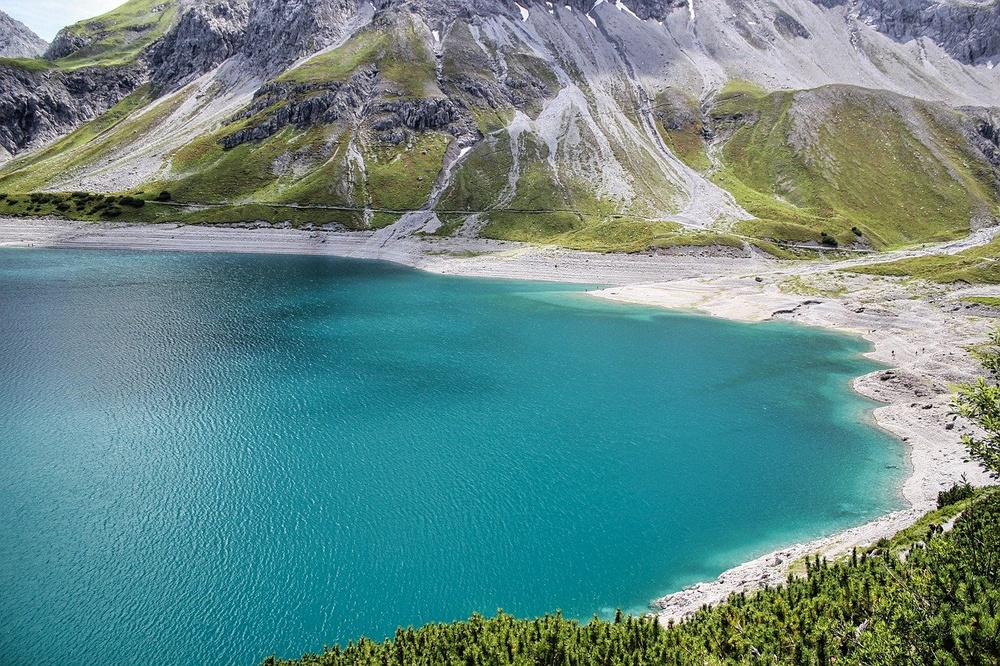
#> input picture lake.jpg, 1000 x 666 px, shrunk from 1280 x 853 before the run
$ python f.py
#> lines starting #> are read from the running program, lines starting #| are printed output that depends on the picture
import numpy as np
import cv2
from matplotlib import pyplot as plt
from matplotlib import image as mpimg
from scipy.ndimage import convolve

lake = mpimg.imread('lake.jpg')
#> lake is the input picture: shape (666, 1000, 3); mean R, G, B 100.1, 137.7, 135.2

vectorized = lake.reshape((-1, 3))
vectorized = np.float32(vectorized)

term_criteria = (cv2.TERM_CRITERIA_EPS + cv2.TERM_CRITERIA_MAX_ITER, 10, 1.0)

#3
_3, label3, center3 = cv2.kmeans(vectorized, 3, bestLabels=None,
criteria=term_criteria, attempts=10, flags=0)
#> center3 = [[88.71, 94.02, 70.72], [173.9, 180.1, 177.2], [48.12, 133.5, 145.4]]

result3 = np.uint8(center3)[label3.flatten()]
result3 = result3.reshape((lake.shape))
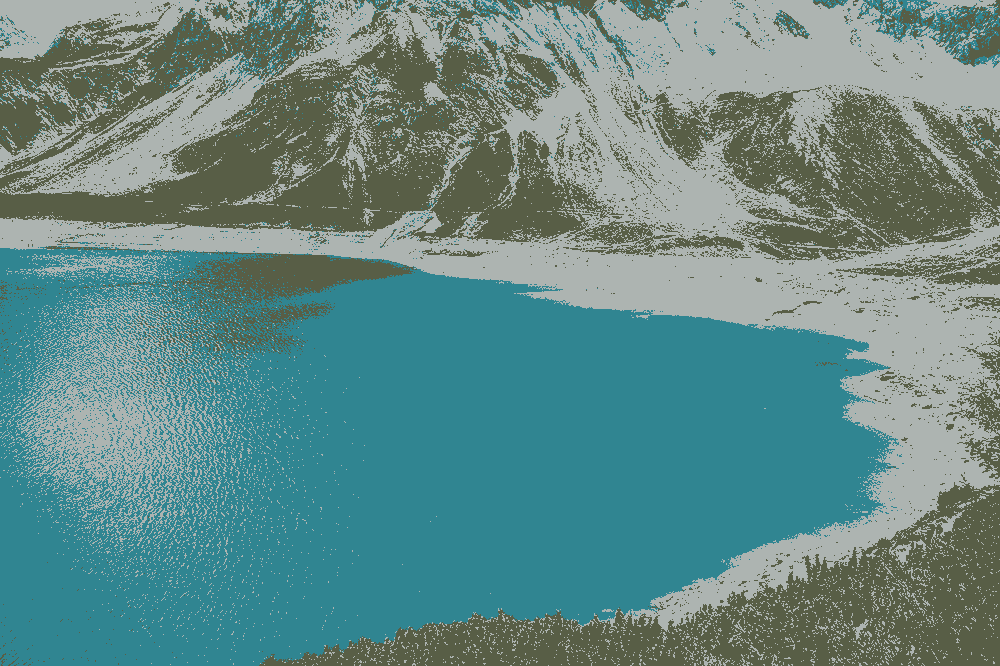
#> result3: shape (666, 1000, 3); mean R, G, B 99.6, 137.5, 134.7

#5
_5, label5, center5 = cv2.kmeans(vectorized, 5, bestLabels=None,
criteria=term_criteria, attempts=10, flags=0)
#> center5 = [[53.01, 61.93, 44.3], [206.4, 204.8, 204.9], [136.6, 158.1, 160.1], [116.2, 120.1, 95.41], [37.09, 132, 143.6]]

result5 = np.uint8(center5)[label5.flatten()]
result5 = result5.reshape((lake.shape))
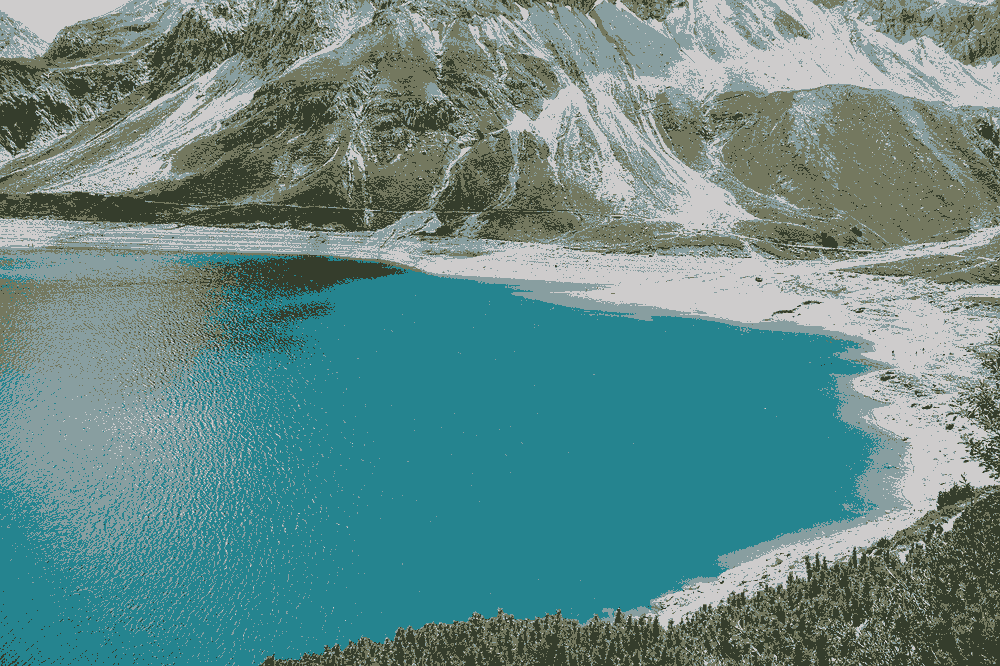
#> result5: shape (666, 1000, 3); mean R, G, B 99.9, 137.5, 134.7

#7
_7, label7, center7 = cv2.kmeans(vectorized, 7, bestLabels=None,
criteria=term_criteria, attempts=10, flags=0)
#> center7 = [[100.9, 146.9, 159.4], [132.8, 134.1, 98.31], [37.55, 45.08, 25.59], [32.89, 130.8, 142.6], [165.1, 170, 167.5], [83.36, 91.57, 77.4], [214.4, 212, 212.7]]

result7 = np.uint8(center7)[label7.flatten()]
result7 = result7.reshape((lake.shape))
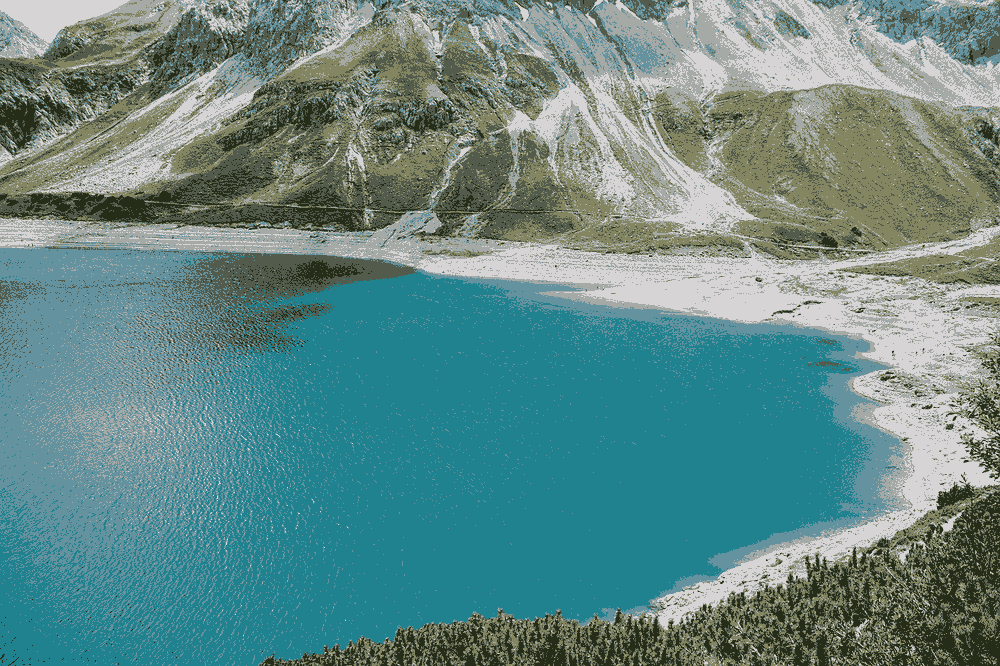
#> result7: shape (666, 1000, 3); mean R, G, B 99.5, 137.3, 134.6

plt.imsave('exercise-6-3.jpg', result3)
plt.imsave('exercise-6-5.jpg', result5)
plt.imsave('exercise-6-7.jpg', result7)

plt.imshow(result7)
plt.show()

$ run again, with rose-piano.jpg copied over lake.jpg
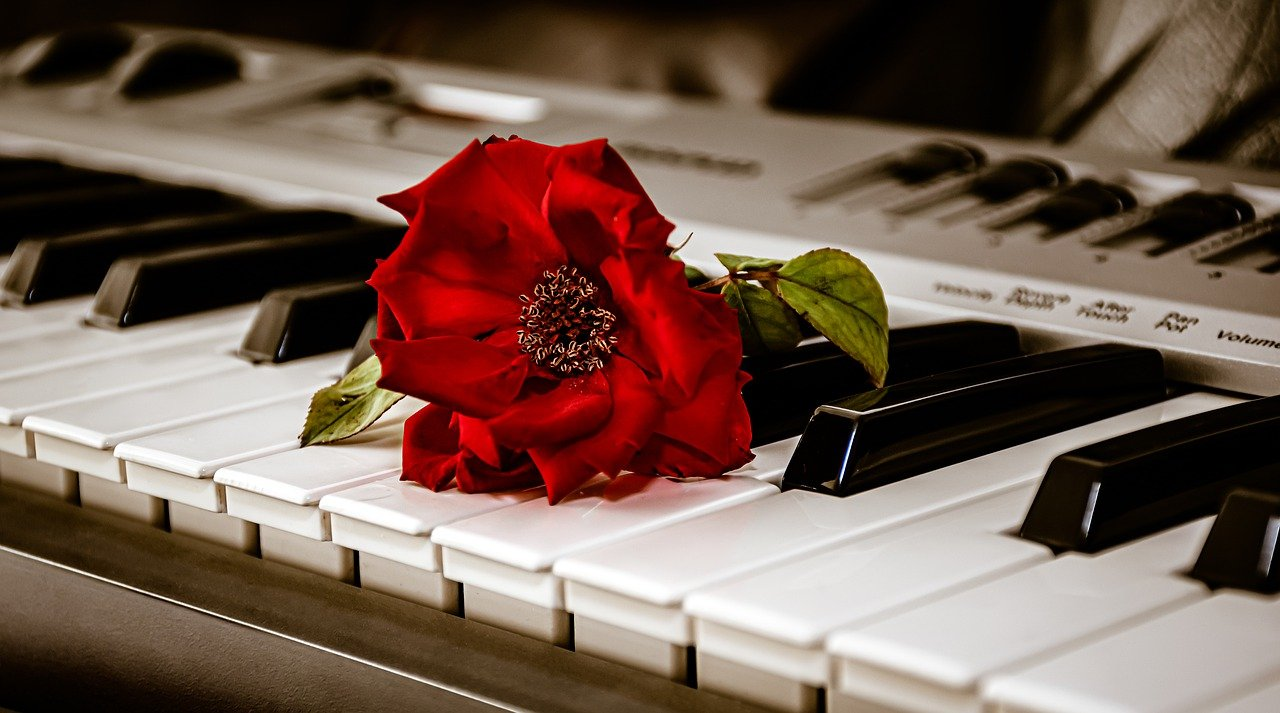
#> input picture rose-piano.jpg, 1280 x 713 px
#> lake is the input picture: shape (713, 1280, 3); mean R, G, B 114.8, 91.1, 79.7
#> center3 = [[45.82, 15.36, 5.99], [132.8, 101.7, 79.98], [207.3, 200.1, 193.6]]
#> `result3 = result3.reshape((lake.shape))`:
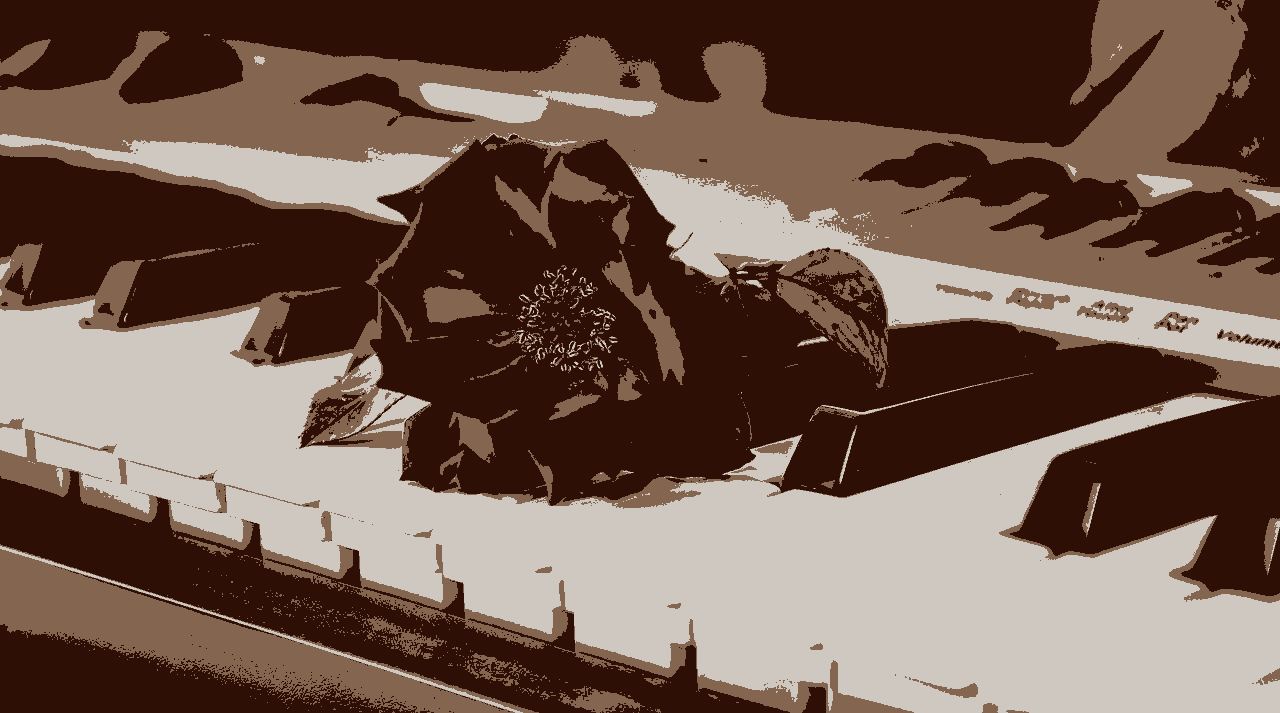
#> result3: shape (713, 1280, 3); mean R, G, B 114.2, 90.8, 78.8
#> center5 = [[16.89, 7.88, 2.02], [211.4, 205.1, 199.6], [86.94, 65.83, 36.15], [136.7, 2.23, 2.5], [147.9, 129.1, 110.6]]
#> center7 = [[225.5, 222, 218.8], [147.4, 128.4, 109.8], [11.18, 5.5, 1.31], [191, 180.4, 171], [107.6, 86.07, 57.7], [147.4, 2.21, 2.63], [68.32, 37.46, 15.32]]
#> `result7 = result7.reshape((lake.shape))`:
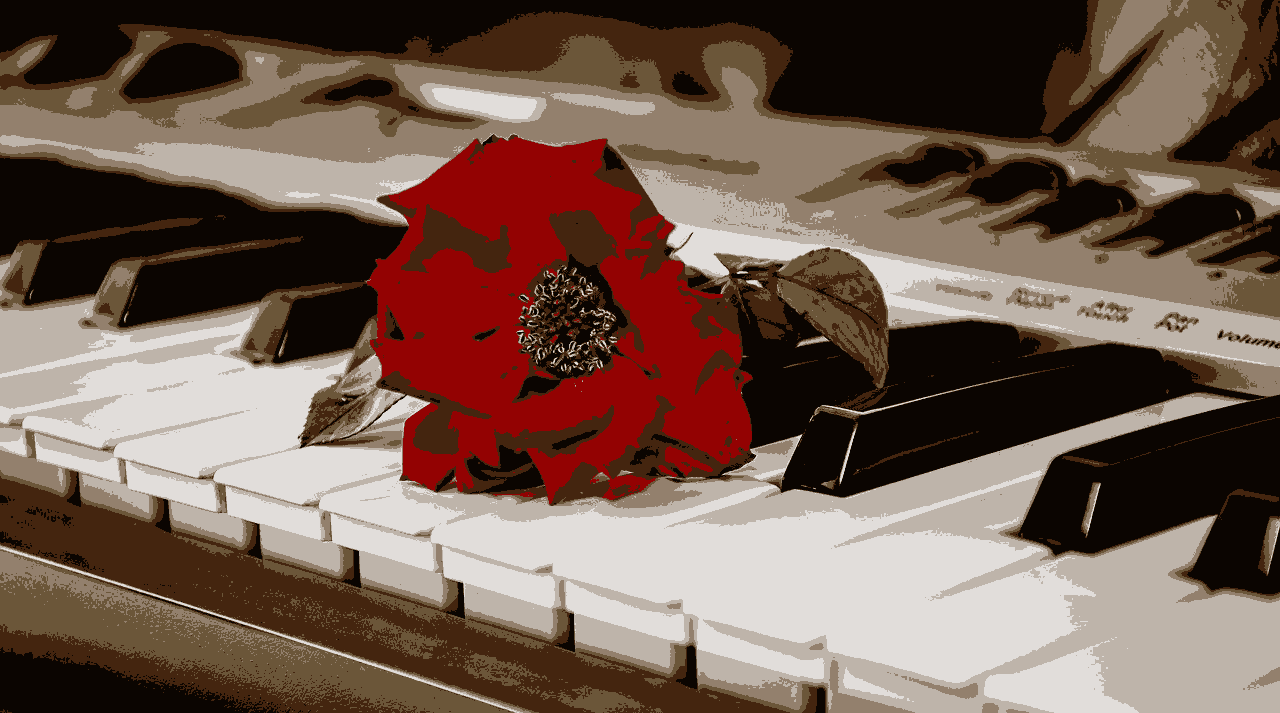
#> result7: shape (713, 1280, 3); mean R, G, B 114.4, 90.7, 79.1
